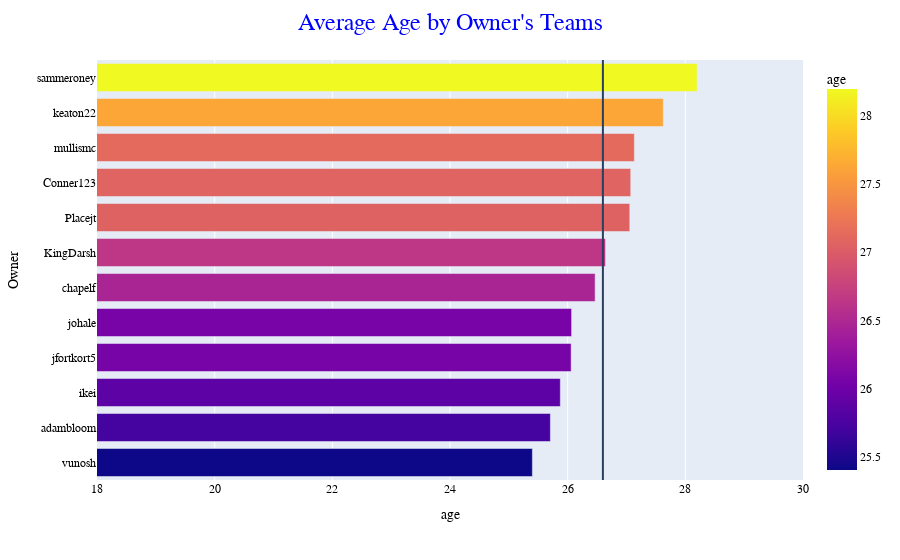

The notebook cell saved with this chart:
### Markdown cell above
# Avg Team Age

### Code cell
avg_age = stats[stats["Week"] == "Season"].age.mean()
age = pd.DataFrame(stats[stats["Week"] == "Season"].groupby("Owner").agg({"age": np.mean}))

fig = px.bar(age, x = "age", color = 'age') #can drop color option, but I like how it ranks everyone's age and shows a clear legend

fig.add_vline(x=avg_age)
fig.update_layout(yaxis={'categoryorder':'total ascending'})
fig.update_xaxes(range = [18,30])
fig.update_layout(title_text="Average Age by Owner's Teams", title_x=0.5)
fig.update_layout(
    font_family="Times New Roman",
    font_color="black",
    title_font_family="Times New Roman",
    title_font_color="blue",
    title_font_size=24
)
fig.show()

### Figure 1 — Plotly figure (JSON) as saved in the notebook; plotly's stock layout.template omitted (floating-point values rounded to 4 significant figures)
{"data": [{"alignmentgroup": "True", "hovertemplate": "age=%{marker.color}<br>Owner=%{y}<extra></extra>", "legendgroup": "", "marker": {"color": [27.07, 26.64, 27.06, 25.71, 26.47, 25.88, 26.06, 26.07, 27.62, 27.13, 28.2, 25.4], "coloraxis": "coloraxis", "pattern": {"shape": ""}}, "name": "", "offsetgroup": "", "orientation": "h", "showlegend": false, "textposition": "auto", "type": "bar", "x": [27.07, 26.64, 27.06, 25.71, 26.47, 25.88, 26.06, 26.07, 27.62, 27.13, 28.2, 25.4], "xaxis": "x", "y": ["Conner123", "KingDarsh", "Placejt", "adambloom", "chapelf", "ikei", "jfortkort5", "johale", "keaton22", "mullismc", "sammeroney", "vunosh"], "yaxis": "y"}], "layout": {"barmode": "relative", "coloraxis": {"colorbar": {"title": {"text": "age"}}, "colorscale": [[0, "#0d0887"], [0.1111, "#46039f"], [0.2222, "#7201a8"], [0.3333, "#9c179e"], [0.4444, "#bd3786"], [0.5556, "#d8576b"], [0.6667, "#ed7953"], [0.7778, "#fb9f3a"], [0.8889, "#fdca26"], [1, "#f0f921"]]}, "font": {"color": "black", "family": "Times New Roman"}, "legend": {"tracegroupgap": 0}, "margin": {"t": 60}, "shapes": [{"type": "line", "x0": 26.6, "x1": 26.6, "xref": "x", "y0": 0, "y1": 1, "yref": "y domain"}], "title": {"font": {"color": "blue", "family": "Times New Roman", "size": 24}, "text": "Average Age by Owner's Teams", "x": 0.5}, "xaxis": {"anchor": "y", "domain": [0, 1], "range": [18, 30], "title": {"text": "age"}}, "yaxis": {"anchor": "x", "categoryorder": "total ascending", "domain": [0, 1], "title": {"text": "Owner"}}}}
